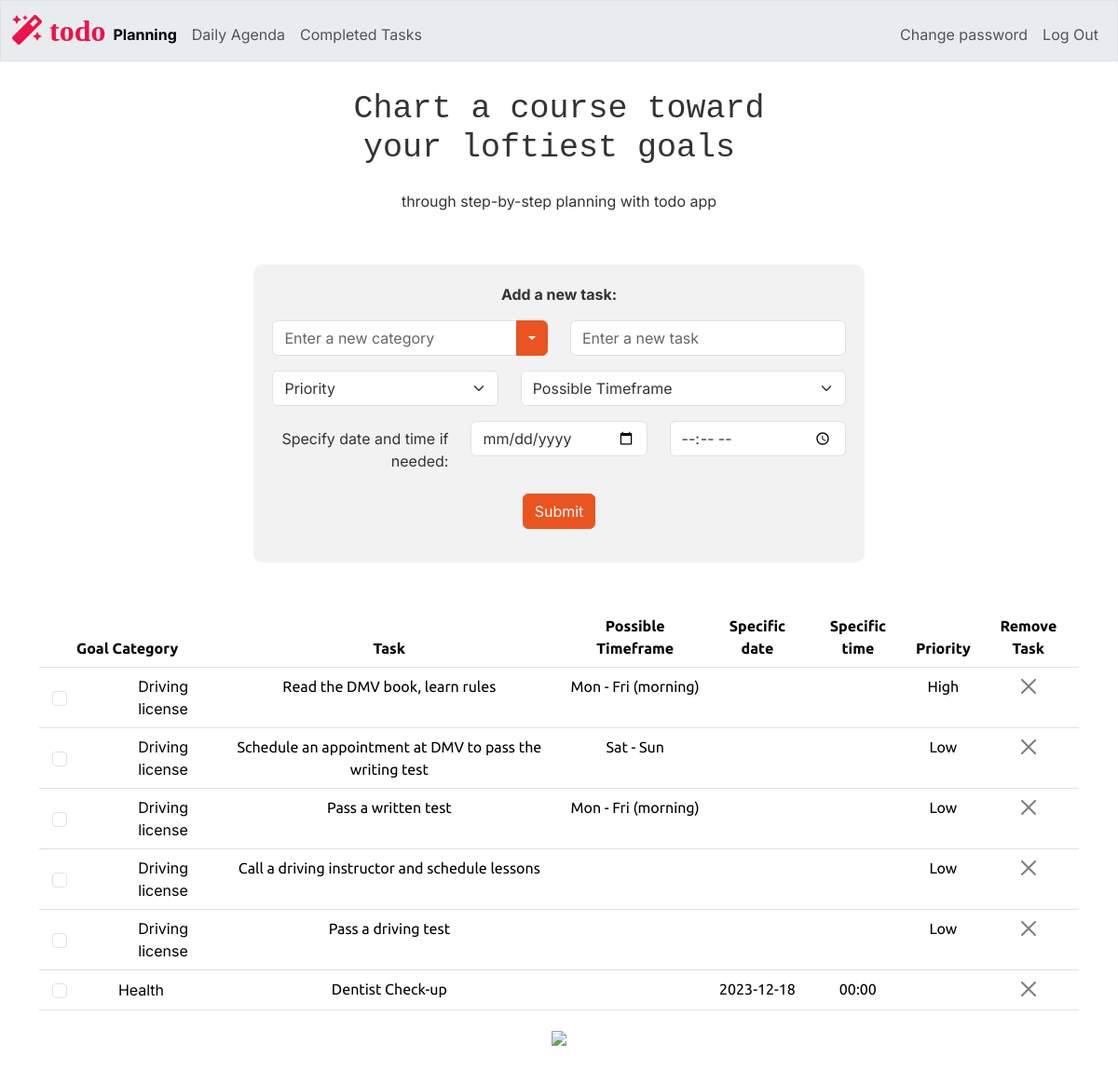
Before: / (signed in) with the older database file.
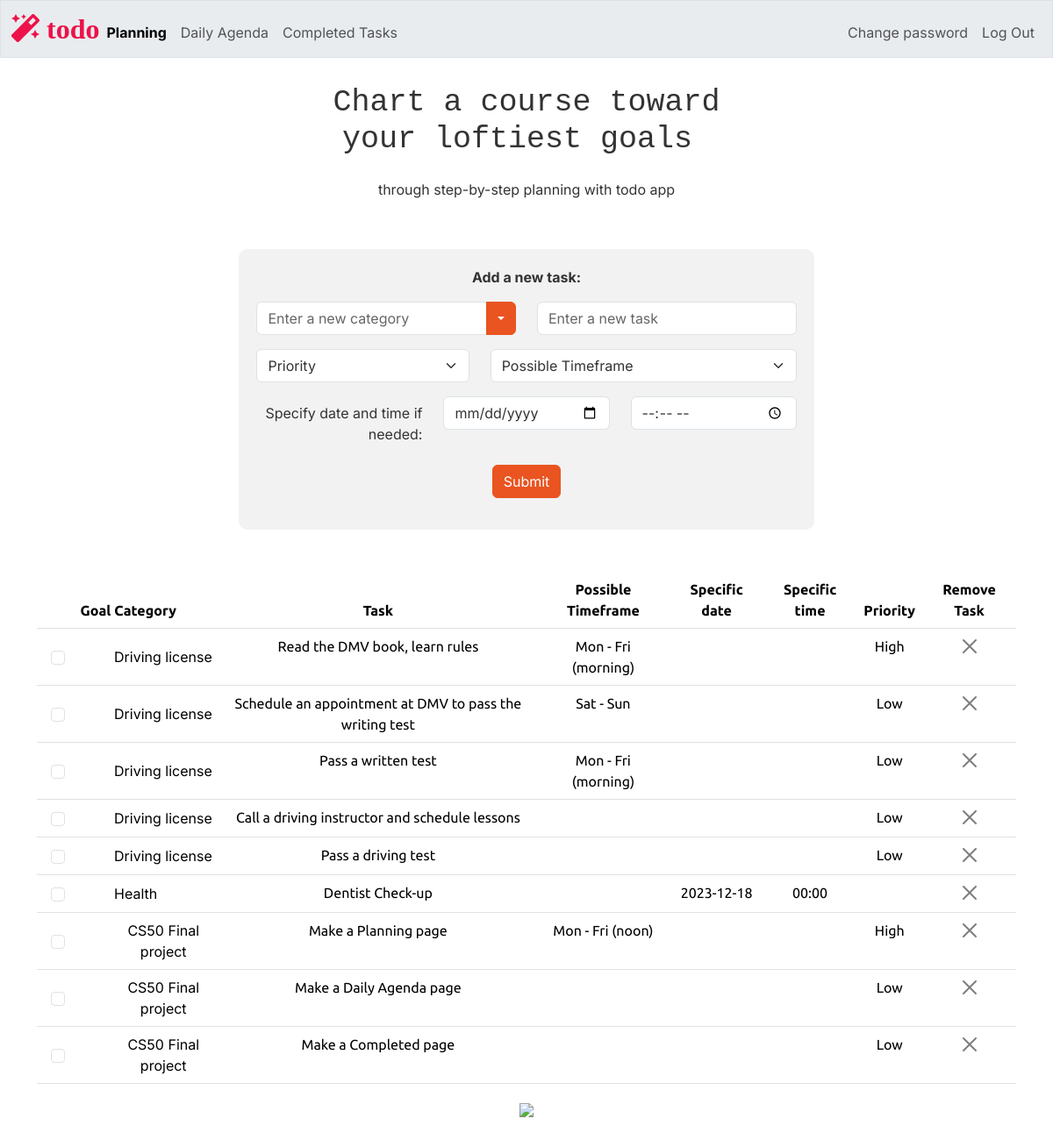
After: the same page with the newer database file.
### tables this page shows
CREATE TABLE tasks (
    id INTEGER PRIMARY KEY AUTOINCREMENT NOT NULL,
    users_id INTEGER NOT NULL,
    category TEXT NOT NULL,
    task TEXT NOT NULL,
    timeframe TEXT,
    priority TEXT,
    completion INTEGER DEFAULT 0,
    date DATE,
    time TIME,
    FOREIGN KEY (users_id) REFERENCES users(id)
);

### app.py (the view)
@app.route("/", methods=["GET", "POST"])
@login_required
def index():
    users_id = session["user_id"]
    tasks = db.execute("SELECT * FROM tasks WHERE users_id =? AND completion = 0", users_id)
    task_categories = db.execute("SELECT distinct category FROM tasks WHERE users_id =?", users_id)
    welcome_message_h1 = "Chart a course toward\n your loftiest goals "
    welcome_message_p = "through step-by-step planning with todo app"
    return render_template("index.html", tasks=tasks, task_categories=task_categories, welcome_message_h1 = welcome_message_h1, welcome_message_p = welcome_message_p, current_page="planning")

### app.py (called while the page is built)
@app.after_request
def after_request(response):
    response.headers["Cache-Control"] = "no-cache, no-store, must-revalidate"
    response.headers["Expires"] = 0
    response.headers["Pragma"] = "no-cache"
    return response

### helpers.py (called while the page is built)
def login_required(f):
    @wraps(f)
    def decorated_function(*args, **kwargs):
        if session.get("user_id") is None:
            return redirect("/login")
        return f(*args, **kwargs)
    return decorated_function

### templates/index.html (shortened to what this page needs)
{% extends "layout.html" %}
{% block main %}
<div class="container container-fluid mt-3">
    <form method="POST" action="/add_task" class="mx-auto text-center mb-5" style="background-color: #f2f2f2; padding: 20px; border-radius: 10px; width: 60%;">
        <div class="col-sm-5 mx-auto">
            <label><b>Add a new task:</b></label>
        </div>
        <div class="mb-3 row mt-3">
            <div class="col-sm-6">
                <div class="input-group">
                    <input type="text" id="category" name="category" class="form-control" placeholder="Enter a new category" autocomplete="off" aria-label="Text input with dropdown button">
                    <button class="btn btn-primary dropdown-toggle" type="button" data-bs-toggle="dropdown" aria-expanded="false"></button>
                </div>
            </div>
            <div class="col-sm-6 mx-auto">
                <input type="text" class="form-control" id="task" name="task" placeholder="Enter a new task" autocomplete="off" required>
            </div>
        </div>
        <div class="mb-3 row">
            <div class="col-sm-5 mx-auto">
                <select class="form-select" id="priority" name="priority" required>
                    <option selected disabled>Priority</option>
                </select>
            </div>
            <div class="col-sm-7 mx-auto">
                <select class="form-select" id="timeframe" name="timeframe" required>
                    <option selected disabled>Possible Timeframe</option>
                </select>
            </div>
        </div>
        <div class="mb-3 row">
            <label for="date" class="col-sm-4 col-form-label text-end">Specify date and time if needed:</label>
            <div class="col-sm-4 mx-auto">
                <input type="date" class="form-control" id="date" name="date" autocomplete="off">
            </div>
            <div class="col-sm-4 mx-auto">
                <input type="time" class="form-control" id="time" name="time" autocomplete="off">
            </div>
        </div>
        <div class="mb-3 row">
            <div class="col-sm-4 mx-auto">
                <button type="submit" class="btn btn-primary">Submit</button>
            </div>
        </div>
    </form>
</div>
<table class="table">
    <thead>
        <tr>
            <th> Goal Category</th>
            <th> Task </th>
            <th> Possible Timeframe </th>
            <th> Specific date </th>
            <th> Specific time </th>
            <th> Priority </th>
            <th> Remove Task </th>
        </tr>
    </thead>
    <tbody>
        {% for task in tasks %}
            <tr id="todo_row_{{ task.id }}" >
                <td class="align-middle ">
                    <div class="d-flex align-items-center " >
                        <div class=" col-sm-2 d-flex justify-content-center align-items-center form-check" >
                            <input class="form-check-input completion-checkbox"
                                    type="checkbox"
                                    id="completion_{{ task.id }}"
                                    name="task_completion"
                                    data-task-id="{{ task.id }}"
                                    data-completion="{{ task.completion}}"
                                    onchange="updateTaskStatus(this)">
                        </div>
                        <label class="form-check-label ms-5" for="completion_{{ task.id }}">
                            {{ task.category }}
                        </label>
                    </div>
                </td>
                <td>{{ task.task }}</td>
                <td>{{ task.timeframe if (task.date is none or task.date =='') and task.timeframe is not none else '' }}</td>
                <td>{{ task.date or '' }}</td>
                <td>{{ task.time or '' }}</td>
                <td>{{ task.priority or '' }}</td>
                <td>
                    <button class="btn-close" data-bs-toggle="modal" data-bs-target="#deleteConfirmationModal_{{ task.id }}"></button>
                </td>
            </tr>
        {% endfor %}
    </tbody>
</table>
<img src="/static/planning2.png" class="wide-image">
{% endblock %}

### templates/layout.html (shortened to what this page needs)
<!DOCTYPE html>
<html lang="en">
<head>
    <link href="/static/bootstrap.min.css" rel="stylesheet">
    <link href="/static/styles.css" rel="stylesheet">
    <link rel="stylesheet" href="https://cdnjs.cloudflare.com/ajax/libs/font-awesome/5.15.3/css/all.min.css">
</head>
<body>
    <nav class="bg-light border navbar navbar-expand-md navbar-light fixed-top">
        <div class="container-fluid">
            <a class="site-logo" href="/"><span>
                <i class="fas fa-magic" style="color: #ed1249;"> todo</i></span></a>
            <div class="collapse navbar-collapse" id="navbar">
                {% if session["user_id"] %}
                    <ul class="navbar-nav me-auto mt-2">
                        <li class="nav-item"><a class="nav-link {% if current_page == 'planning' %}active{% endif %}" href="/">Planning</a></li>
                        <li class="nav-item"><a class="nav-link {% if current_page == 'agenda' %}active{% endif %}" href="/agenda">Daily Agenda</a></li>
                        <li class="nav-item"><a class="nav-link {% if current_page == 'completed' %}active{% endif %}" href="/completed">Completed Tasks</a></li>
                    </ul>
                    <ul class="navbar-nav ms-auto mt-2">
                        <li class="nav-item"><a class="nav-link" href="/password_change">Change password</a></li>
                        <li class="nav-item"><a class="nav-link" href="/logout">Log Out</a></li>
                    </ul>
                {% else %}
                    <ul class="navbar-nav ms-auto mt-2">
                        <li class="nav-item"><a class="nav-link" href="/register">Register</a></li>
                        <li class="nav-item"><a class="nav-link" href="/login">Log In</a></li>
                    </ul>
                {% endif %}
            </div>
        </div>
    </nav>
    <br>
    <br>
    <div class="container-fluid text-center mt-5">
        <h1 class="mb-4"><pre>{{ welcome_message_h1}} </pre>
        </h1>
        <p>{{ welcome_message_p }}</p>
    </div>
    <main class="container container-fluid py-4 text-center">
        {% block main %}{% endblock %}
    </main>
</body>
</html>

### static/styles.css (style rules this page uses)
nav .site-logo { font-size: xx-large; text-decoration: none; }
p, span, div, h1, button { font-family: 'Inter', sans-serif; }
body { background-color: # f6f5f4; }
.navbar-nav .nav-link.active { font-weight: bold; }

Changed rows visible on the page:
added tasks: category "CS50 Final project", task "Make a Planning page", date+timeframe "Mon - Fri (noon)", priority "High"
added tasks: category "CS50 Final project", task "Make a Daily Agenda page", priority "Low"
added tasks: category "CS50 Final project", task "Make a Completed page", priority "Low"
